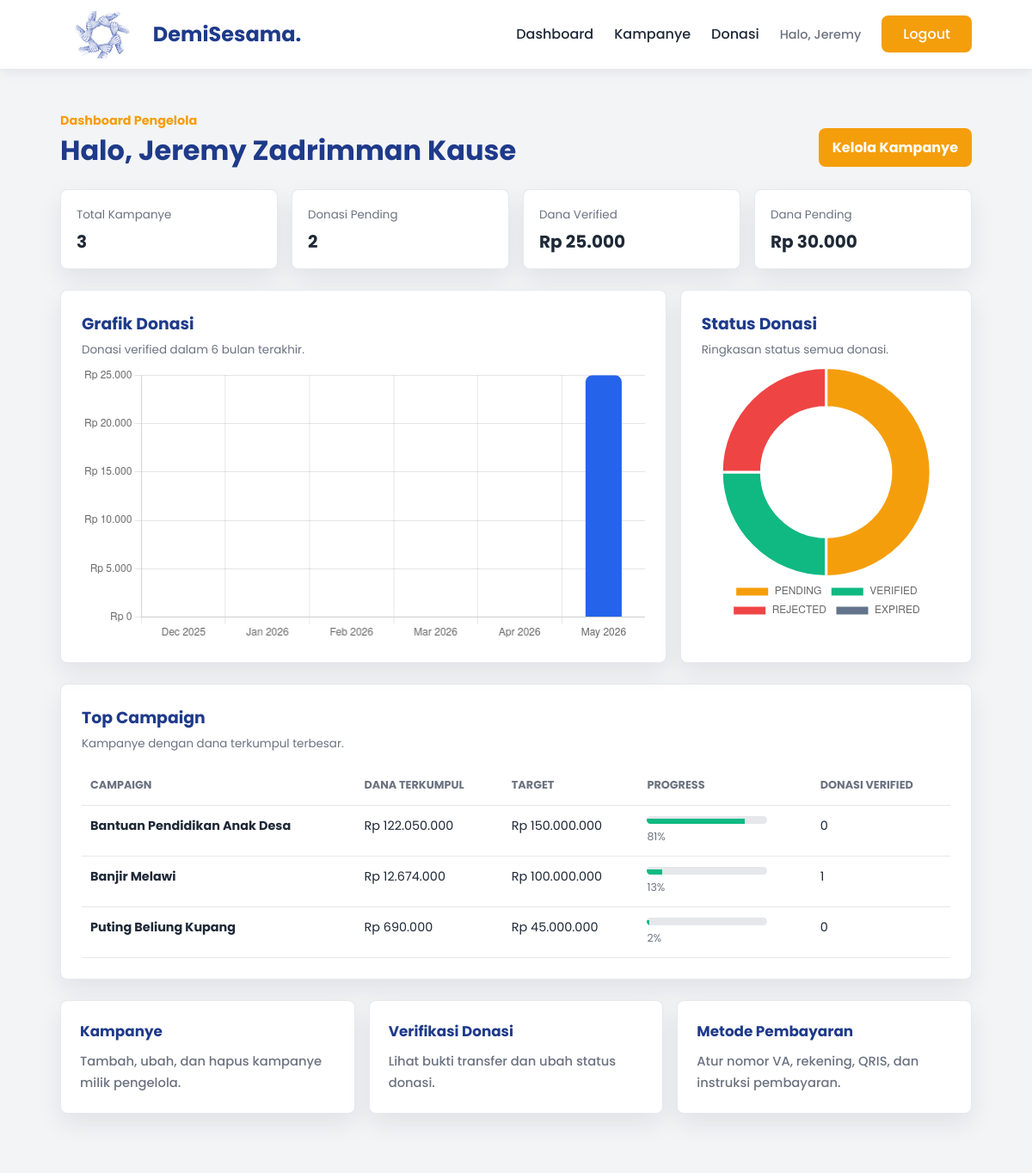
/admin/dashboard.php (signed in, upper part), run on an earlier commit of the app's database.
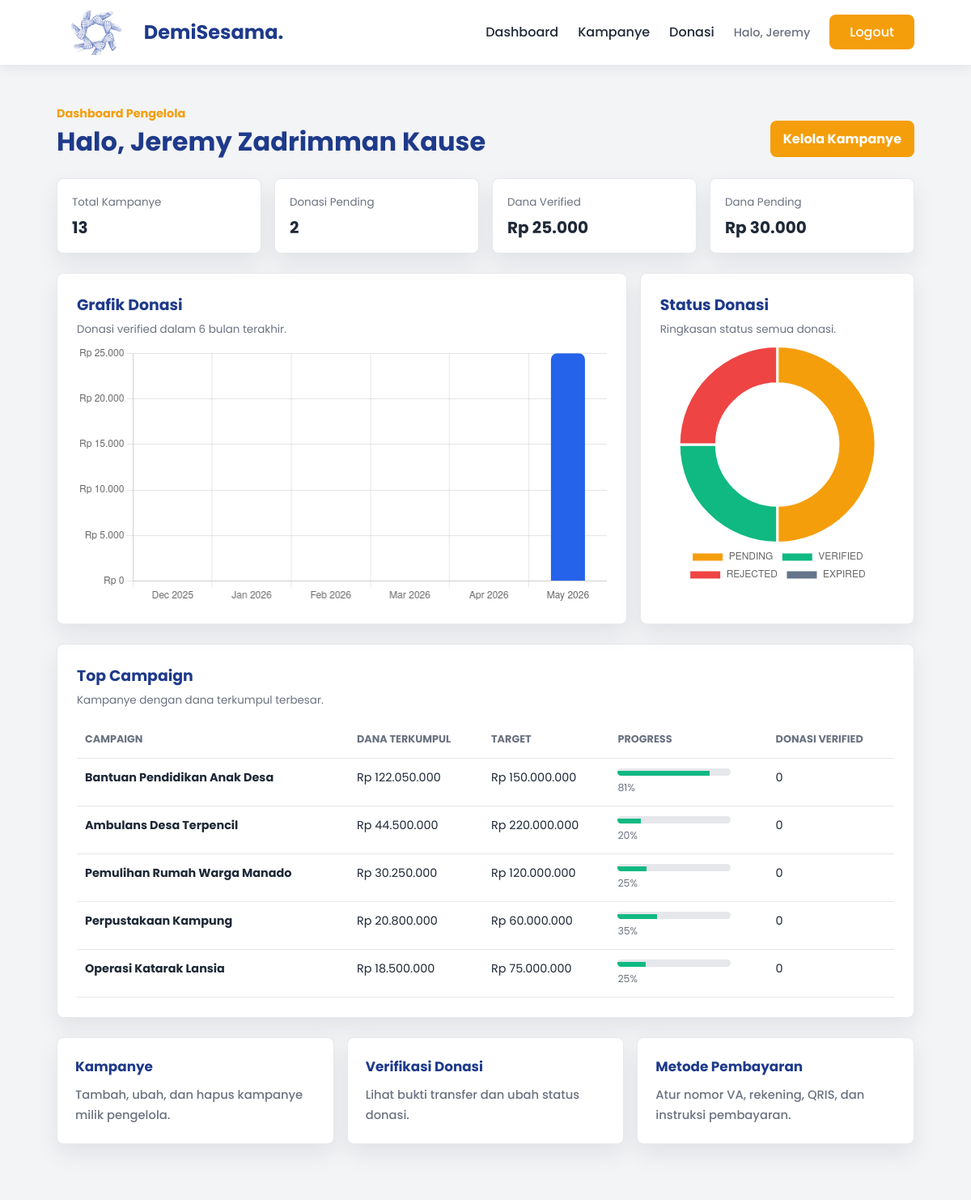
And on a later commit of the database.
### tables this page shows
CREATE TABLE `kampanye` (
  `id_kampanye` int(11) NOT NULL AUTO_INCREMENT,
  `id_penyelenggara` int(11) NOT NULL,
  `judul_kampanye` varchar(100) NOT NULL,
  `kategori` varchar(50) NOT NULL,
  `lokasi` varchar(100) NOT NULL,
  `deskripsi` varchar(1000) NOT NULL,
  `target_dana` int(15) NOT NULL,
  `dana_terkumpul` int(15) NOT NULL DEFAULT 0,
  `batas_waktu` date NOT NULL,
  `gambar_poster` varchar(255) NOT NULL,
  `status` ENUM('pending', 'approved', 'rejected', 'completed') NOT NULL DEFAULT 'pending',
  PRIMARY KEY (`id_kampanye`),
  KEY `id_penyelenggara` (`id_penyelenggara`),
  CONSTRAINT `kampanye_ibfk_1`
    FOREIGN KEY (`id_penyelenggara`)
    REFERENCES `penyelenggara` (`id_penyelenggara`)
    ON DELETE CASCADE
    ON UPDATE CASCADE
);

### components/path_helper.php (called while the page is built, shortened)
<?php
if (!function_exists('appBaseUrl')) {
    function appBaseUrl() {
        static $base_url = null;
        if ($base_url !== null) {
            return $base_url;
        }
        $document_root = realpath($_SERVER['DOCUMENT_ROOT'] ?? '');
        $project_root = realpath(dirname(__DIR__));
        if ($document_root && $project_root && strpos($project_root, $document_root) === 0) {
            $relative = trim(str_replace('\\', '/', substr($project_root, strlen($document_root))), '/');
            $base_url = '/' . ($relative !== '' ? $relative . '/' : '');
            return $base_url;
        }
        $script_name = str_replace('\\', '/', $_SERVER['SCRIPT_NAME'] ?? '/');
        $base_url = preg_replace('#/(admin|auth|pages)/[^/]*$#', '/', $script_name);
        $base_url = preg_replace('#/[^/]*$#', '/', $base_url);
        return $base_url ?: '/';
    }
}
if (!function_exists('url_for')) {
    function url_for($path = '') {
        $path = (string) $path;
        return appBaseUrl() . ltrim($path, '/');
    }
}
if (!function_exists('asset_url')) {
    function asset_url($path) {
        return url_for($path);
    }
}
?>

### components/donation_helper.php (called while the page is built, shortened)
<?php
require_once __DIR__ . "/path_helper.php";
if (!function_exists('e')) {
    function e($value) {
        return htmlspecialchars((string) $value, ENT_QUOTES, 'UTF-8');
    }
}
if (!function_exists('formatRupiah')) {
    function formatRupiah($value) {
        return "Rp " . number_format((float) $value, 0, ',', '.');
    }
}
?>

### components/auth.php (called while the page is built, shortened)
<?php
require_once __DIR__ . "/donation_helper.php";
if (!function_exists('currentAdminId')) {
    function currentAdminId() {
        return (int) ($_SESSION['id_penyelenggara'] ?? 0);
    }
}
?>

### components/admin_service.php (called while the page is built, shortened)
<?php
require_once __DIR__ . "/donation_helper.php";
if (!function_exists('fetchAllAssoc')) {
    function fetchAllAssoc($result) {
        $rows = [];
        if ($result) {
            while ($row = mysqli_fetch_assoc($result)) {
                $rows[] = $row;
            }
        }
        return $rows;
    }
}
if (!function_exists('getDashboardDonationStatusTotals')) {
    function getDashboardDonationStatusTotals($conn, $id_penyelenggara) {
        $id_penyelenggara = (int) $id_penyelenggara;
        $totals = [
            'PENDING' => 0,
            'VERIFIED' => 0,
            'REJECTED' => 0,
            'EXPIRED' => 0,
        ];
        $stmt = mysqli_prepare(
            $conn,
            "SELECT d.status, COUNT(*) AS total
             FROM donasi d
             INNER JOIN kampanye k ON k.id_kampanye = d.id_kampanye
             WHERE k.id_penyelenggara = ?
             GROUP BY d.status"
        );
        mysqli_stmt_bind_param($stmt, "i", $id_penyelenggara);
        mysqli_stmt_execute($stmt);
        $result = mysqli_stmt_get_result($stmt);
        while ($row = $result ? mysqli_fetch_assoc($result) : null) {
            $status = (string) $row['status'];
            if (array_key_exists($status, $totals)) {
                $totals[$status] = (int) $row['total'];
            }
        }
        return $totals;
    }
}
if (!function_exists('getDashboardTopCampaigns')) {
    function getDashboardTopCampaigns($conn, $id_penyelenggara, $limit = 5) {
        $id_penyelenggara = (int) $id_penyelenggara;
        $limit = max(1, (int) $limit);
        $stmt = mysqli_prepare(
            $conn,
            "SELECT
                k.id_kampanye,
                k.judul_kampanye,
                k.target_dana,
                k.dana_terkumpul,
                COALESCE(COUNT(d.id_donasi), 0) AS total_donasi
             FROM kampanye k
             LEFT JOIN donasi d ON d.id_kampanye = k.id_kampanye AND d.status = 'VERIFIED'
             WHERE k.id_penyelenggara = ?
             GROUP BY k.id_kampanye
             ORDER BY k.dana_terkumpul DESC, total_donasi DESC
             LIMIT ?"
        );
        mysqli_stmt_bind_param($stmt, "ii", $id_penyelenggara, $limit);
        mysqli_stmt_execute($stmt);
        $rows = fetchAllAssoc(mysqli_stmt_get_result($stmt));
        return $rows;
    }
}
?>

### admin/dashboard.php (the view, shortened to what the rows shown need)
<?php
require_once("../components/auth.php");
require_once("../components/admin_service.php");
$admin_id = currentAdminId();
$donation_status_totals = getDashboardDonationStatusTotals($conn, $admin_id);
$top_campaigns = getDashboardTopCampaigns($conn, $admin_id, 5);
$nama_pengelola = $_SESSION['nama_penyelenggara'] ?? 'Pengelola';
?>
<!DOCTYPE html>
<html lang="id">
<head>
    <link rel="stylesheet" href="<?php echo asset_url('css/global.css?v=3'); ?>">
    <link rel="stylesheet" href="<?php echo asset_url('css/admin.css?v=5'); ?>">
</head>
<body>
    <main class="admin-page">
        <div class="container">
            <div class="admin-heading">
                <div>
                    <h1>Halo, <?php echo e($nama_pengelola); ?></h1>
                </div>
            </div>
            <section class="dashboard-chart-grid">
                <div class="admin-panel dashboard-chart-panel">
                    <div class="admin-panel-head">
                        <div>
                            <h2>Grafik Donasi</h2>
                        </div>
                    </div>
                </div>
                <div class="admin-panel dashboard-chart-panel">
                    <div class="admin-panel-head">
                        <div>
                            <h2>Status Donasi</h2>
                        </div>
                    </div>
                </div>
            </section>
            <section class="admin-panel dashboard-top-panel">
                <div class="admin-panel-head">
                    <div>
                        <h2>Top Campaign</h2>
                    </div>
                </div>
                <div class="admin-table-wrap">
                    <table class="admin-table dashboard-top-table">
                        <thead>
                            <tr>
                                <th>Campaign</th>
                                <th>Dana Terkumpul</th>
                                <th>Target</th>
                                <th>Progress</th>
                                <th>Donasi Verified</th>
                            </tr>
                        </thead>
                        <tbody>
                            <?php foreach ($top_campaigns as $campaign): ?>
                                <?php
                                    $target = (float) $campaign['target_dana'];
                                    $collected = (float) $campaign['dana_terkumpul'];
                                    $progress = $target > 0 ? min(100, ($collected / $target) * 100) : 0;
                                ?>
                                <tr>
                                    <td>
                                        <strong><?php echo e($campaign['judul_kampanye']); ?></strong>
                                    </td>
                                    <td><?php echo formatRupiah($collected); ?></td>
                                    <td><?php echo formatRupiah($target); ?></td>
                                    <td>
                                        <div class="dashboard-progress" aria-label="Progress <?php echo (int) round($progress); ?> persen">
                                            <span style="width: <?php echo e((string) $progress); ?>%;"></span>
                                        </div>
                                        <small><?php echo (int) round($progress); ?>%</small>
                                    </td>
                                    <td><?php echo (int) $campaign['total_donasi']; ?></td>
                                </tr>
                            <?php endforeach; ?>
                        </tbody>
                    </table>
                </div>
            </section>
        </div>
    </main>
</body>
</html>

What changed in the data, as far as the page shows it:
no longer on this page (row edited): kampanye: judul_kampanye "Banjir Melawi", dana_terkumpul "Rp 12.674.000", target_dana "Rp 100.000.000", progress "13", total_donasi "1"
no longer on this page (row edited): kampanye: judul_kampanye "Puting Beliung Kupang", dana_terkumpul "Rp 690.000", target_dana "Rp 45.000.000", progress "2", total_donasi "0"
added kampanye: judul_kampanye "Ambulans Desa Terpencil", dana_terkumpul "Rp 44.500.000", target_dana "Rp 220.000.000", progress "20", total_donasi "0"
added kampanye: judul_kampanye "Pemulihan Rumah Warga Manado", dana_terkumpul "Rp 30.250.000", target_dana "Rp 120.000.000", progress "25", total_donasi "0"
added kampanye: judul_kampanye "Perpustakaan Kampung", dana_terkumpul "Rp 20.800.000", target_dana "Rp 60.000.000", progress "35", total_donasi "0"
added kampanye: judul_kampanye "Operasi Katarak Lansia", dana_terkumpul "Rp 18.500.000", target_dana "Rp 75.000.000", progress "25", total_donasi "0"
Also different on the page:
$summary['kampanye']: "3" → "13"
